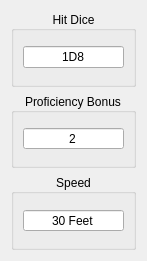
   <widget class="QWidget" name="verticalLayoutWidget_2">
    <property name="geometry">
     <rect>
      <x>730</x>
      <y>10</y>
      <width>121</width>
      <height>261</height>
     </rect>
    </property>
    <layout class="QVBoxLayout" name="verticalLayout_5">
     <item>
      <widget class="QGroupBox" name="groupBox">
       <property name="title">
        <string>Hit Dice</string>
       </property>
       <property name="alignment">
        <set>Qt::AlignCenter</set>
       </property>
       <layout class="QVBoxLayout" name="verticalLayout_25">
        <item>
         <widget class="QLineEdit" name="hit_dice">
          <property name="text">
           <string>1D8</string>
          </property>
          <property name="alignment">
           <set>Qt::AlignCenter</set>
          </property>
          <property name="readOnly">
           <bool>true</bool>
          </property>
         </widget>
        </item>
       </layout>
      </widget>
     </item>
     <item>
      <widget class="QGroupBox" name="groupBox">
       <property name="title">
        <string>Proficiency Bonus</string>
       </property>
       <property name="alignment">
        <set>Qt::AlignCenter</set>
       </property>
       <layout class="QHBoxLayout" name="horizontalLayout_2">
        <item>
         <widget class="QSpinBox" name="proficiency_bonus">
          <property name="alignment">
           <set>Qt::AlignCenter</set>
          </property>
          <property name="readOnly">
           <bool>true</bool>
          </property>
          <property name="buttonSymbols">
           <enum>QAbstractSpinBox::NoButtons</enum>
          </property>
          <property name="suffix">
           <string/>
          </property>
          <property name="prefix">
           <string/>
          </property>
          <property name="maximum">
           <number>6</number>
          </property>
          <property name="value">
           <number>2</number>
          </property>
         </widget>
        </item>
       </layout>
      </widget>
     </item>
     <item>
      <widget class="QGroupBox" name="groupBox">
       <property name="title">
        <string>Speed</string>
       </property>
       <property name="alignment">
        <set>Qt::AlignCenter</set>
       </property>
       <layout class="QVBoxLayout" name="verticalLayout_22">
        <item>
         <widget class="QSpinBox" name="speed">
          <property name="alignment">
           <set>Qt::AlignCenter</set>
          </property>
          <property name="readOnly">
           <bool>true</bool>
          </property>
          <property name="buttonSymbols">
           <enum>QAbstractSpinBox::NoButtons</enum>
          </property>
          <property name="suffix">
           <string> Feet</string>
          </property>
          <property name="prefix">
           <string/>
          </property>
          <property name="maximum">
           <number>999</number>
          </property>
          <property name="singleStep">
           <number>5</number>
          </property>
          <property name="value">
           <number>30</number>
          </property>
         </widget>
        </item>
       </layout>
      </widget>
     </item>
    </layout>
   </widget>
